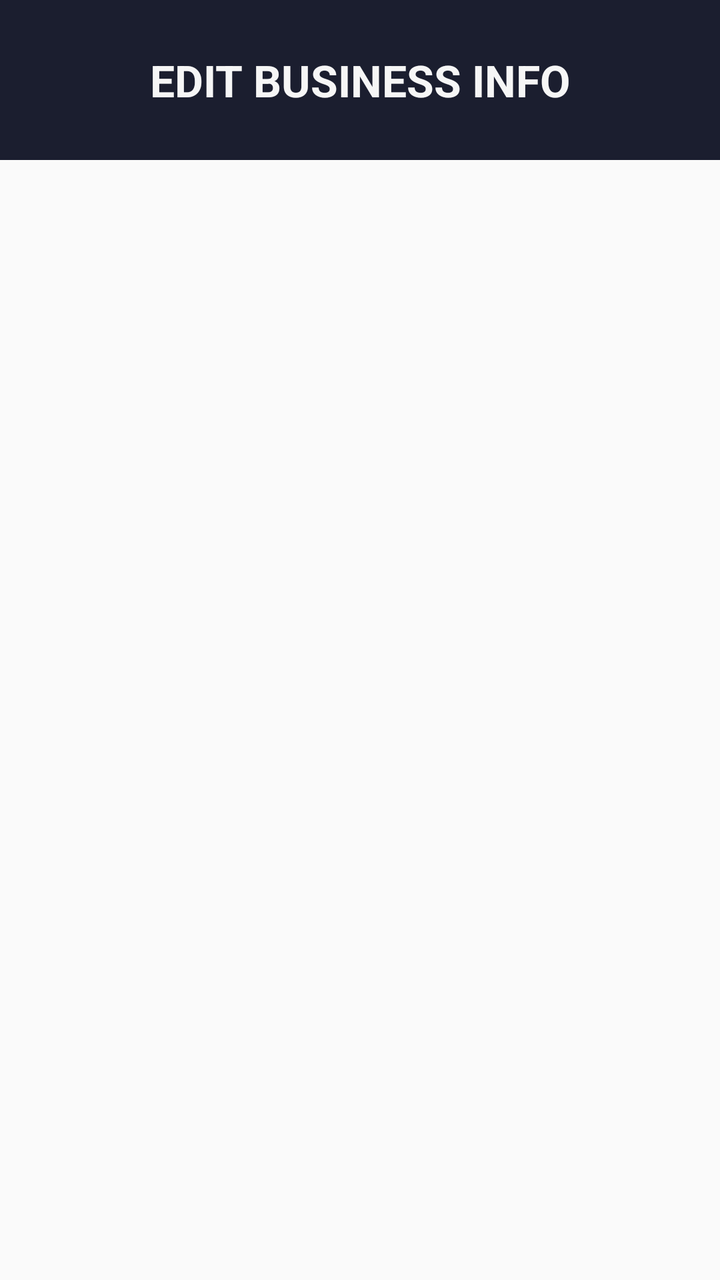
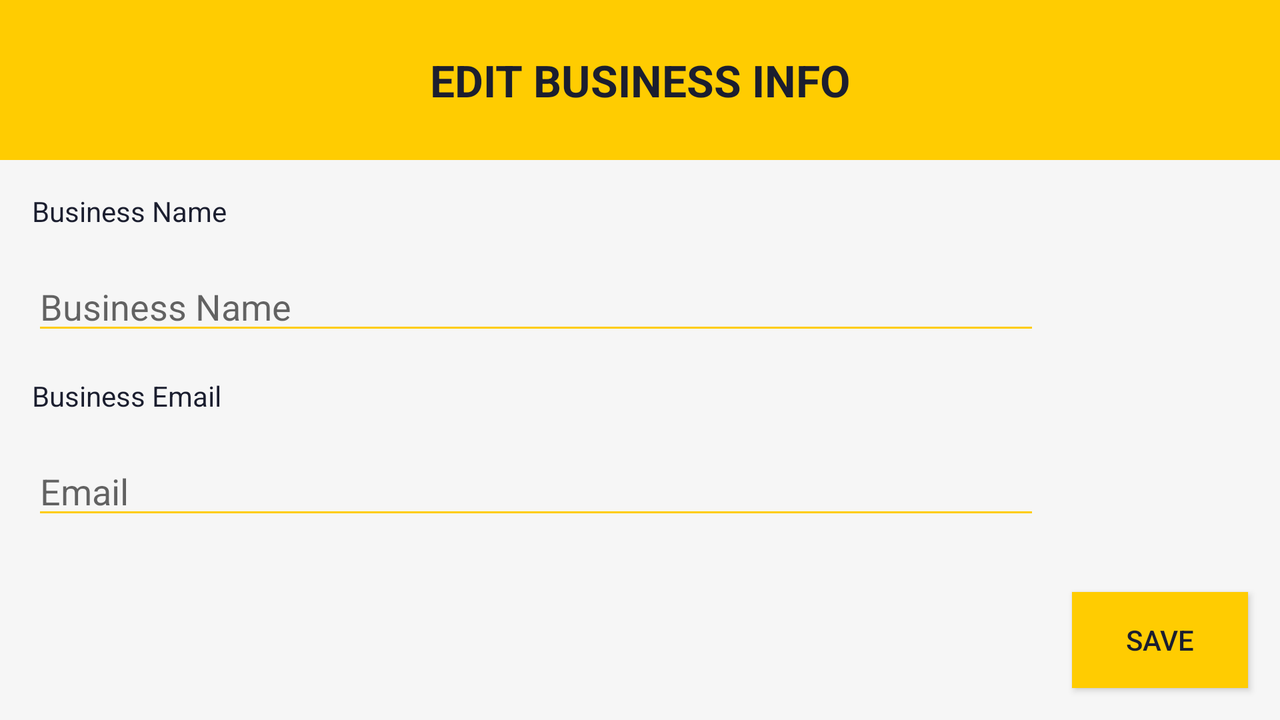

Compare how this app lays out the same screen by default and in its alternative resource folder. The renders come first, then the two layout files and the values they reference.
<!-- AndroidManifest.xml: application theme AppTheme -->
<!-- res/layout/activity_edit_business_info.xml -->
<?xml version="1.0" encoding="utf-8"?>
<androidx.constraintlayout.widget.ConstraintLayout xmlns:android="http://schemas.android.com/apk/res/android"
    android:layout_width="match_parent"
    android:layout_height="match_parent"
    xmlns:app="http://schemas.android.com/apk/res-auto">

    <TextView
        android:id="@+id/rudimentHeading"
        android:textAppearance="@style/TextAppearance.AppCompat.Large"
        android:layout_width="0dp"
        android:layout_height="80dp"
        android:layout_marginBottom="16dp"
        android:background="#1b1e2f"
        android:gravity="center"
        android:text="@string/editBusiness"
        android:textAlignment="center"
        android:textAllCaps="true"
        android:textColor="#f6f6f6"
        android:textStyle="bold"
        app:layout_constraintEnd_toEndOf="parent"
        app:layout_constraintHorizontal_bias="0.0"
        app:layout_constraintStart_toStartOf="parent"
        app:layout_constraintTop_toTopOf="parent"
        app:layout_constraintVertical_bias="1.0" />

</androidx.constraintlayout.widget.ConstraintLayout>
<!-- resources referenced by this layout -->
<resources>
  <string name="editBusiness">Edit Business Info</string>
  <style name="AppTheme" parent="Theme.AppCompat.Light.DarkActionBar">
          
          <item name="colorPrimary">#1b1e2f</item>
          <item name="colorPrimaryDark">@color/colorPrimaryDark</item>
          <item name="colorAccent">@color/colorAccent</item>
          <item name="colorBackground">#f6f6f6</item>
          <item name="colorButton">#ffcc01</item>
          <item name="colorHeader">#ffcc01</item>
          <item name="colorText">#1b1e2f</item>
          <item name="colorLightText">#1b1e2f</item>
      </style>
</resources>
<!-- res/layout-land/activity_edit_business_info.xml (the repository's variant of the layout above) -->
<!-- drawn on the phone turned sideways -->
<?xml version="1.0" encoding="utf-8"?>
<androidx.constraintlayout.widget.ConstraintLayout xmlns:android="http://schemas.android.com/apk/res/android"
    android:layout_width="match_parent"
    android:layout_height="match_parent"
    android:background="?attr/colorBackground"
    xmlns:app="http://schemas.android.com/apk/res-auto">

    <TextView
        android:id="@+id/rudimentHeading"
        android:textAppearance="@style/TextAppearance.AppCompat.Large"
        android:layout_width="0dp"
        android:layout_height="80dp"
        android:layout_marginBottom="16dp"
        android:textColor="?attr/colorText"
        android:background="?attr/colorHeader"
        android:gravity="center"
        android:text="@string/editBusiness"
        android:textAlignment="center"
        android:textAllCaps="true"
        android:textStyle="bold"
        app:layout_constraintEnd_toEndOf="parent"
        app:layout_constraintHorizontal_bias="0.0"
        app:layout_constraintStart_toStartOf="parent"
        app:layout_constraintTop_toTopOf="parent"
        app:layout_constraintVertical_bias="1.0" />

    <EditText
        android:id="@+id/businessNameInput"
        android:layout_width="0dp"
        android:layout_height="wrap_content"
        android:layout_marginStart="16dp"
        android:layout_marginLeft="16dp"
        android:layout_marginTop="16dp"
        android:layout_marginEnd="16dp"
        android:layout_marginRight="16dp"
        android:backgroundTint="#ffcc01"
        android:ems="10"
        android:hint="@string/business_name"
        android:inputType="textPersonName"
        android:text=""
        android:textColor="?attr/colorLightText"
        app:layout_constraintEnd_toStartOf="@+id/saveUserDataBtn"
        app:layout_constraintStart_toStartOf="parent"
        app:layout_constraintTop_toBottomOf="@+id/businessNameLbl" />

    <EditText
        android:id="@+id/emailInput"
        android:layout_width="0dp"
        android:layout_height="wrap_content"
        android:layout_marginStart="16dp"
        android:layout_marginLeft="16dp"
        android:layout_marginTop="16dp"
        android:layout_marginEnd="16dp"
        android:layout_marginRight="16dp"
        android:backgroundTint="#ffcc01"
        android:ems="10"
        android:hint="@string/emailText"
        android:inputType="textEmailAddress"
        android:text=""
        android:textColor="?attr/colorLightText"
        app:layout_constraintEnd_toStartOf="@+id/saveUserDataBtn"
        app:layout_constraintStart_toStartOf="parent"
        app:layout_constraintTop_toBottomOf="@+id/businessEmailLbl" />

    <Button
        android:id="@+id/saveUserDataBtn"
        android:layout_width="0dp"
        android:layout_height="wrap_content"
        android:layout_marginEnd="16dp"
        android:layout_marginRight="16dp"
        android:layout_marginBottom="16dp"
        android:background="?attr/colorButton"
        android:text="@string/save"
        android:textColor="?attr/colorText"
        app:layout_constraintBottom_toBottomOf="parent"
        app:layout_constraintEnd_toEndOf="parent" />

    <TextView
        android:id="@+id/businessNameLbl"
        android:layout_width="0dp"
        android:layout_height="wrap_content"
        android:layout_marginStart="16dp"
        android:layout_marginLeft="16dp"
        android:layout_marginTop="16dp"
        android:layout_marginEnd="16dp"
        android:layout_marginRight="16dp"
        android:text="@string/business_name"
        android:textColor="?attr/colorLightText"
        app:layout_constraintEnd_toStartOf="@+id/saveUserDataBtn"
        app:layout_constraintStart_toStartOf="parent"
        app:layout_constraintTop_toBottomOf="@+id/rudimentHeading" />

    <TextView
        android:id="@+id/businessEmailLbl"
        android:layout_width="0dp"
        android:layout_height="wrap_content"
        android:layout_marginStart="16dp"
        android:layout_marginLeft="16dp"
        android:layout_marginTop="16dp"
        android:layout_marginEnd="16dp"
        android:layout_marginRight="16dp"
        android:text="@string/business_email"
        android:textColor="?attr/colorLightText"
        app:layout_constraintEnd_toStartOf="@+id/saveUserDataBtn"
        app:layout_constraintStart_toStartOf="parent"
        app:layout_constraintTop_toBottomOf="@+id/businessNameInput" />

</androidx.constraintlayout.widget.ConstraintLayout>
<!-- resources referenced by the variant -->
<!-- as the phone turned sideways resolves them -->
<resources>
  <string name="business_email">Business Email</string>
  <string name="business_name">Business Name</string>
  <string name="editBusiness">Edit Business Info</string>
  <string name="emailText">Email</string>
  <string name="save">Save</string>
  <style name="AppTheme" parent="Theme.AppCompat.Light.DarkActionBar">
          
          <item name="colorPrimary">#1b1e2f</item>
          <item name="colorPrimaryDark">@color/colorPrimaryDark</item>
          <item name="colorAccent">@color/colorAccent</item>
          <item name="colorBackground">#f6f6f6</item>
          <item name="colorButton">#ffcc01</item>
          <item name="colorHeader">#ffcc01</item>
          <item name="colorText">#1b1e2f</item>
          <item name="colorLightText">#1b1e2f</item>
      </style>
</resources>
